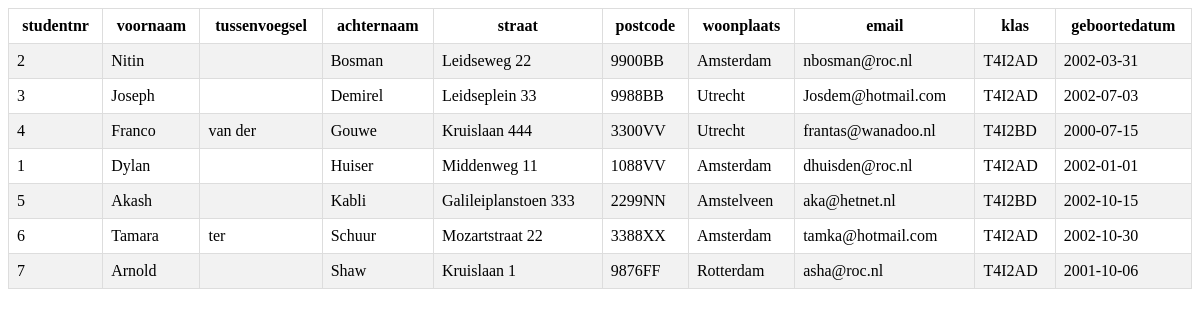
Page /studenten.php on the committed database.
### tables this page shows
CREATE TABLE student (
  id int(11) NOT NULL AUTO_INCREMENT,
  voornaam varchar(15) NOT NULL,
  tussenvoegsel varchar(10) DEFAULT NULL,
  achternaam varchar(25) NOT NULL,
  straat varchar(35) NOT NULL,
  postcode varchar(6) NOT NULL,
  woonplaats varchar(50) NOT NULL,
  email varchar(50) NOT NULL,
  klas varchar(10) NOT NULL,
  geboortedatum date NULL,
  createdate timestamp NOT NULL DEFAULT CURRENT_TIMESTAMP,
  changedate timestamp NOT NULL DEFAULT CURRENT_TIMESTAMP ON UPDATE CURRENT_TIMESTAMP,
  PRIMARY KEY (id)
);

### studenten.php (the view)
<?php
include 'Header.php';
?>
<?php
$contentTable = "";
$table_header = '<table id="students">
                    <tr>
                        <th>studentnr</th>
                        <th>voornaam</th>
                        <th>tussenvoegsel</th>
                        <th>achternaam</th>
                        <th>straat</th>
                        <th>postcode</th>
                        <th>woonplaats</th>
                        <th>email</th>
                        <th>klas</th>
                        <th>geboortedatum</th>
                    </tr>';
$qry_student = "SELECT
                        id,
                        voornaam,
                        tussenvoegsel,
                        achternaam,
                        straat,
                        postcode,
                        woonplaats,
                        email,
                        klas,
                        geboortedatum
                        FROM student
                        ORDER BY achternaam, voornaam;";
$result = mysqli_query($dbconn, $qry_student);
$count_records = mysqli_num_rows($result);
if ($count_records>0) {
    while ($row=mysqli_fetch_array($result)) {
        $contentTable .= "<tr>
                            <td>" . $row['id'] . "</td>
                            <td>" . $row['voornaam'] . "</td>
                            <td>" . $row['tussenvoegsel'] . "</td>
                            <td>" . $row['achternaam'] . "</td>
                            <td>" . $row['straat'] . "</td>
                            <td>" . $row['postcode'] . "</td>
                            <td>" . $row['woonplaats'] . "</td>
                            <td>" . $row['email'] . "</td>
                            <td>" . $row['klas'] . "</td>
                            <td>" . $row['geboortedatum'] . "</td>
                        </tr>";
    }
}
$table_student = $table_header . $contentTable . "</table>";
echo $table_student;
?>
</body>
</html>

### Header.php (shortened to what this page needs)
<!DOCTYPE html>
<html lang="en">
<head>
    <link rel="stylesheet" type="text/css" href="css/student.css">
</head>
<body>

### css/student.css (style rules this page uses)
#students { border-collapse: collapse; width: 100%; }
#students td, #students th { border: 1px solid #ddd; padding: 8px; }
#students tr:nth-child(even) { background-color: #f2f2f2; }

### rows in the picture
student: id "2", voornaam "Nitin", achternaam "Bosman", straat "Leidseweg 22", postcode "9900BB", woonplaats "Amsterdam", email "nbosman@roc.nl", klas "T4I2AD", geboortedatum "2002-03-31"
student: id "3", voornaam "Joseph", achternaam "Demirel", straat "Leidseplein 33", postcode "9988BB", woonplaats "Utrecht", email "Josdem@hotmail.com", klas "T4I2AD", geboortedatum "2002-07-03"
student: id "4", voornaam "Franco", tussenvoegsel "van der", achternaam "Gouwe", straat "Kruislaan 444", postcode "3300VV", woonplaats "Utrecht", email "frantas@wanadoo.nl", klas "T4I2BD", geboortedatum "2000-07-15"
student: id "1", voornaam "Dylan", achternaam "Huiser", straat "Middenweg 11", postcode "1088VV", woonplaats "Amsterdam", email "dhuisden@roc.nl", klas "T4I2AD", geboortedatum "2002-01-01"
student: id "5", voornaam "Akash", achternaam "Kabli", straat "Galileiplanstoen 333", postcode "2299NN", woonplaats "Amstelveen", email "aka@hetnet.nl", klas "T4I2BD", geboortedatum "2002-10-15"
student: id "6", voornaam "Tamara", tussenvoegsel "ter", achternaam "Schuur", straat "Mozartstraat 22", postcode "3388XX", woonplaats "Amsterdam", email "tamka@hotmail.com", klas "T4I2AD", geboortedatum "2002-10-30"
student: id "7", voornaam "Arnold", achternaam "Shaw", straat "Kruislaan 1", postcode "9876FF", woonplaats "Rotterdam", email "asha@roc.nl", klas "T4I2AD", geboortedatum "2001-10-06"
